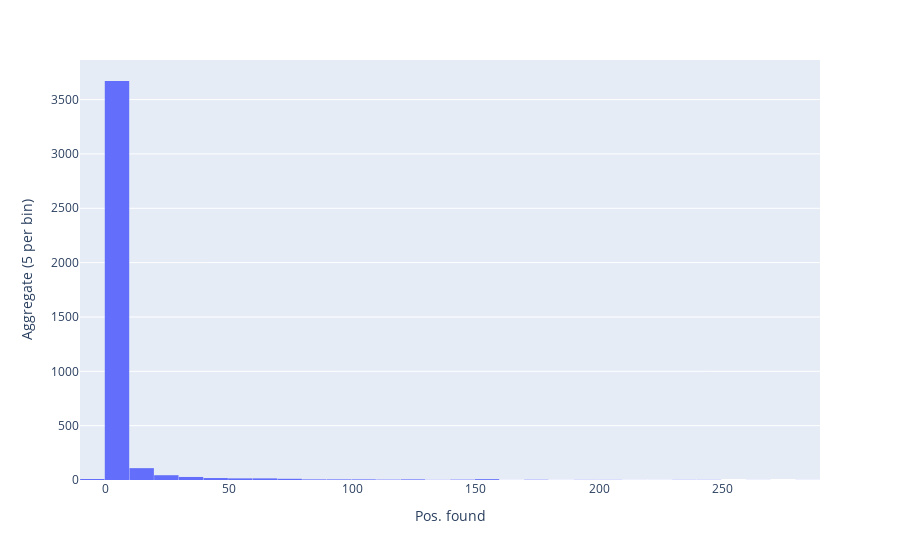

Notebook code cell kept with this figure:
### Code cell
fig = px.histogram(x=cluster, nbins=nbins)
fig.update_layout(
    # title_text='Sampled Results', # title of plot
    xaxis_title_text='Pos. found', # xaxis label
    yaxis_title_text=f'Aggregate ({int(max(cluster)/nbins)} per bin)', # yaxis label
    # bargap=0.2, # gap between bars of adjacent location coordinates
    bargroupgap=0.01 # gap between bars of the same location coordinates
)

### Figure 1 — Plotly figure (JSON) as saved in the notebook; plotly's stock layout.template omitted (floating-point values rounded to 4 significant figures; data arrays with more than 128 entries replaced by an {"elided": "..."} marker saying what was removed)
{"data": [{"alignmentgroup": "True", "bingroup": "x", "hovertemplate": "x=%{x}<br>count=%{y}<extra></extra>", "legendgroup": "", "marker": {"color": "#636efa", "pattern": {"shape": ""}}, "name": "", "nbinsx": 50, "offsetgroup": "", "orientation": "v", "showlegend": false, "type": "histogram", "x": {"elided": "3979 int values"}, "xaxis": "x", "yaxis": "y"}], "layout": {"bargroupgap": 0.01, "barmode": "relative", "legend": {"tracegroupgap": 0}, "margin": {"t": 60}, "xaxis": {"anchor": "y", "domain": [0, 1], "title": {"text": "Pos. found"}}, "yaxis": {"anchor": "x", "domain": [0, 1], "title": {"text": "Aggregate (5 per bin)"}}}}
